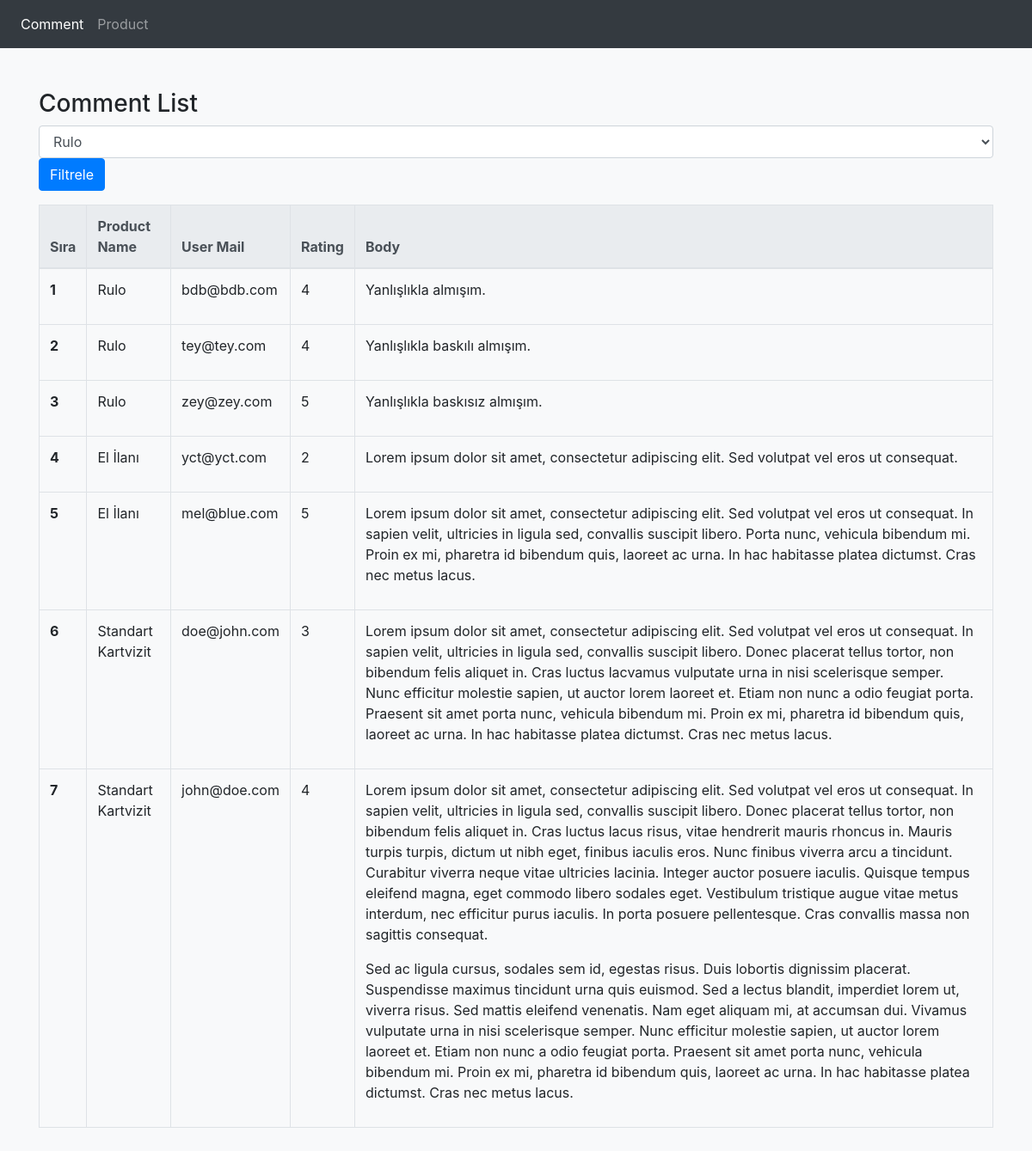
The page / on the database its author committed.
### tables this page shows
CREATE TABLE `comment` (
  `created` int(11) NOT NULL,
  `rating` int(3) NOT NULL,
  `body` text NOT NULL,
  `product_id` int(3) NOT NULL,
  `order_id` int(11) NOT NULL
);

CREATE TABLE `product` (
  `product_id` int(11) NOT NULL,
  `product_name` varchar(50) NOT NULL
);

CREATE TABLE `orders` (
  `order_id` int(11) NOT NULL,
  `owner_mail` varchar(100) NOT NULL,
  `product_id` int(11) NOT NULL
);

### index.php (the view, shortened to what this page needs)
<?php include "header.php";
?>
<div class="album py-5 bg-light">
    <div class="container">
        <div class="row">
            <div class="col-md-12 col-sm-12 col-xs-12">
                <table class="table table-bordered">
                    <thead>
                        <h3>Comment List</h3>
                        <div class="form-group">
                            <form method="POST">
                                <select name="product_id" class="form-control" id="exampleFormControlSelect1">
                                    <?php
                                    $filterProduct = $db->prepare("SELECT * FROM product order by product_id ASC");
                                    $filterProduct->execute();
                                    while ($filterRead = $filterProduct->fetch(PDO::FETCH_ASSOC)) {
                                    ?>
                                        <option <?php
                                                if ($filterRead['product_id'] == $filterRead['product_id']) {
                                                    echo "selected";
                                                }
                                                ?> value="<?php echo $filterRead['product_id'] ?>"><?php echo $filterRead['product_name'] ?>
                                        </option>
                                    <?php } ?>
                                </select>
                                <button class="btn btn-primary" type="submit" name="chooseProduct">Filtrele</button>
                            </form>
                        </div>
                    </thead>
                    <thead class="thead-light">
                        <tr>
                            <th scope="col">Sıra</th>
                            <th scope="col">Product Name</th>
                            <th scope="col">User Mail</th>
                            <th scope="col">Rating</th>
                            <th scope="col">Body</th>
                        </tr>
                    </thead>
                    <tbody>
                        <?php
                        $sql = $db->prepare(
                            "SELECT comment.*, orders.*, product.* FROM comment
                            INNER JOIN orders ON comment.order_id=orders.order_id
                            INNER JOIN product ON comment.product_id=product.product_id"
                        );
                        $sql->execute();
                        $count = 1;
                        while ($row = $sql->fetch(PDO::FETCH_ASSOC)) {
                        ?>
                            <tr>
                                <th scope="row"> <?php echo $count++ ?></th>
                                <td> <?php echo $row['product_name'] ?></td>
                                <td><?php echo $row['owner_mail'] ?></td>
                                <td><?php echo $row['rating'] ?></td>
                                <td><?php echo $row['body'] ?></td>
                            <?php } ?>
                            </tr>
                    </tbody>
                </table>
            </div>
        </div>
    </div>
</div>
</body>
</html>

### header.php (shortened to what this page needs)
<!doctype html>
<html lang="en">
<head>
    <link rel="stylesheet" href="https://cdn.jsdelivr.net/npm/bootstrap@4.6.0/dist/css/bootstrap.min.css">
</head>
<body>
    <header>
        <nav class="navbar navbar-expand-lg navbar-dark bg-dark">
            <div class="collapse navbar-collapse" id="navbarTogglerDemo03">
                <ul class="navbar-nav mr-auto mt-2 mt-lg-0">
                    <li class="nav-item active">
                        <a class="nav-link" href="index.php">Comment <span class="sr-only">(current)</span></a>
                    </li>
                    <li class="nav-item">
                        <a class="nav-link" href="product.php">Product</a>
                    </li>
                </ul>
            </div>
        </nav>
    </header>

### rows shown on the page
comment: product.product_name "Rulo", order.owner_mail "bdb@bdb.com", rating "4", body "Yanlışlıkla almışım."
comment: product.product_name "Rulo", order.owner_mail "tey@tey.com", rating "4", body "Yanlışlıkla baskılı almışım."
comment: product.product_name "Rulo", order.owner_mail "zey@zey.com", rating "5", body "Yanlışlıkla baskısız almışım."
comment: product.product_name "El İlanı", order.owner_mail "yct@yct.com", rating "2", body "Lorem ipsum dolor sit amet, consectetur adipiscing elit. Sed volutpat vel eros ut consequat."
comment: product.product_name "El İlanı", order.owner_mail "mel@blue.com", rating "5", body "Lorem ipsum dolor sit amet, consectetur adipiscing elit. Sed volutpat vel eros ut consequat. In sapien velit, ultricies in ligula sed, convallis suscipit libero. Porta nunc, vehicula bibendum mi. Proin ex mi, pharetra id bibendum quis, laoreet ac urna. In hac habitasse platea dictumst. Cras nec metus lacus."
comment: product.product_name "Standart Kartvizit", order.owner_mail "doe@john.com", rating "3", body "Lorem ipsum dolor sit amet, consectetur adipiscing elit. Sed volutpat vel eros ut consequat. In sapien velit, ultricies in ligula sed, convallis suscipit libero. Donec placerat tellus tortor, non bibendum felis aliquet in. Cras luctus lacvamus vulputate urna in nisi scelerisque semper. Nunc efficitur molestie sapien, ut auctor lorem laoreet et. Etiam non nunc a odio feugiat porta. Praesent sit amet porta nunc, vehicula bibendum mi. Proin ex mi, pharetra id bibendum quis, laoreet ac urna. In hac habitasse platea dictumst. Cras nec metus lacus."
comment: product.product_name "Standart Kartvizit", order.owner_mail "john@doe.com", rating "4", body "Lorem ipsum dolor sit amet, consectetur adipiscing elit. Sed volutpat vel eros ut consequat. In sapien velit, ultricies in ligula sed, convallis suscipit libero. Donec placerat tellus tortor, non bibendum felis aliquet in. Cras luctus lacus risus, vitae hendrerit mauris rhoncus in. Mauris turpis turpis, dictum ut nibh eget, finibus iaculis eros. Nunc finibus viverra arcu a tincidunt. Curabitur viverra neque vitae ultricies lacinia. Integer auctor posuere iaculis. Quisque tempus eleifend magna, eget commodo libero sodales eget. Vestibulum tristique augue vitae metus interdum, nec efficitur purus iaculis. In porta posuere pellentesque. Cras convallis massa non sagittis consequat. Sed ac…"

### other values the page prints
form field product_id "Rulo"
